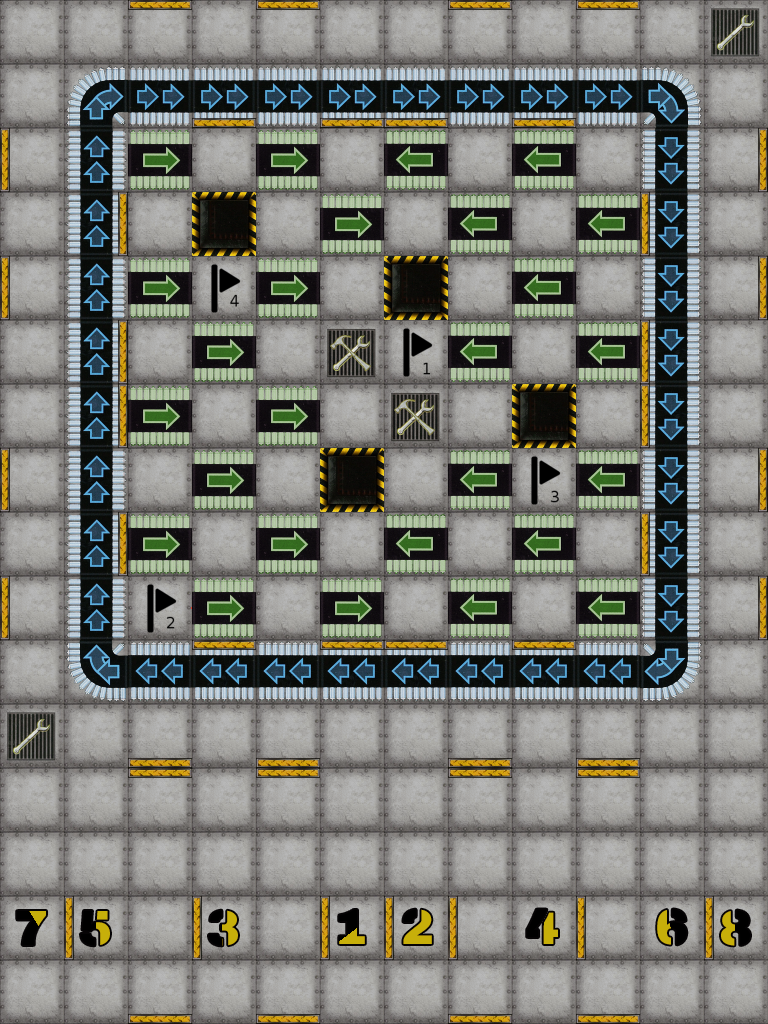

Rendered tile map (Tiled .tmx) drawn with the repository's tilesets; below, a short description and the full map source, tile grids included:
An orthogonal 12x16 tile map with 64x64 px tiles, 14 tile layers (Board, Start, Flag, Hole, ...).

<map version="1.5" tiledversion="1.6.0" orientation="orthogonal" renderorder="right-down" compressionlevel="0" width="12" height="16" tilewidth="64" tileheight="64" infinite="0" nextlayerid="15" nextobjectid="1">
 <tileset firstgid="1" source="tiles.tsx" />
 <layer id="2" name="Board" width="12" height="16">
  <data encoding="csv">
5,5,5,5,5,5,5,5,5,5,5,5,
5,5,5,5,5,5,5,5,5,5,5,5,
5,5,5,5,5,5,5,5,5,5,5,5,
5,5,5,5,5,5,5,5,5,5,5,5,
5,5,5,5,5,5,5,5,5,5,5,5,
5,5,5,5,5,5,5,5,5,5,5,5,
5,5,5,5,5,5,5,5,5,5,5,5,
5,5,5,5,5,5,5,5,5,5,5,5,
5,5,5,5,5,5,5,5,5,5,5,5,
5,5,5,5,5,5,5,5,5,5,5,5,
5,5,5,5,5,5,5,5,5,5,5,5,
5,5,5,5,5,5,5,5,5,5,5,5,
5,5,5,5,5,5,5,5,5,5,5,5,
5,5,5,5,5,5,5,5,5,5,5,5,
5,5,5,5,5,5,5,5,5,5,5,5,
5,5,5,5,5,5,5,5,5,5,5,5
</data>
 </layer>
 <layer id="7" name="Start" width="12" height="16">
  <data encoding="csv">
0,0,0,0,0,0,0,0,0,0,0,0,
0,0,0,0,0,0,0,0,0,0,0,0,
0,0,0,0,0,0,0,0,0,0,0,0,
0,0,0,0,0,0,0,0,0,0,0,0,
0,0,0,0,0,0,0,0,0,0,0,0,
0,0,0,0,0,0,0,0,0,0,0,0,
0,0,0,0,0,0,0,0,0,0,0,0,
0,0,0,0,0,0,0,0,0,0,0,0,
0,0,0,0,0,0,0,0,0,0,0,0,
0,0,0,0,0,0,0,0,0,0,0,0,
0,0,0,0,0,0,0,0,0,0,0,0,
0,0,0,0,0,0,0,0,0,0,0,0,
0,0,0,0,0,0,0,0,0,0,0,0,
0,0,0,0,0,0,0,0,0,0,0,0,
131,129,0,123,0,121,122,0,124,0,130,132,
0,0,0,0,0,0,0,0,0,0,0,0
</data>
 </layer>
 <layer id="8" name="Flag" width="12" height="16">
  <data encoding="csv">
0,0,0,0,0,0,0,0,0,0,0,0,
0,0,0,0,0,0,0,0,0,0,0,0,
0,0,0,0,0,0,0,0,0,0,0,0,
0,0,0,0,0,0,0,0,0,0,0,0,
0,0,0,79,0,0,0,0,0,0,0,0,
0,0,0,0,0,0,55,0,0,0,0,0,
0,0,0,0,0,0,0,0,0,0,0,0,
0,0,0,0,0,0,0,0,71,0,0,0,
0,0,0,0,0,0,0,0,0,0,0,0,
0,0,63,0,0,0,0,0,0,0,0,0,
0,0,0,0,0,0,0,0,0,0,0,0,
0,0,0,0,0,0,0,0,0,0,0,0,
0,0,0,0,0,0,0,0,0,0,0,0,
0,0,0,0,0,0,0,0,0,0,0,0,
0,0,0,0,0,0,0,0,0,0,0,0,
0,0,0,0,0,0,0,0,0,0,0,0
</data>
 </layer>
 <layer id="9" name="Hole" width="12" height="16">
  <data encoding="csv">
0,0,0,0,0,0,0,0,0,0,0,0,
0,0,0,0,0,0,0,0,0,0,0,0,
0,0,0,0,0,0,0,0,0,0,0,0,
0,0,0,6,0,0,0,0,0,0,0,0,
0,0,0,0,0,0,6,0,0,0,0,0,
0,0,0,0,0,0,0,0,0,0,0,0,
0,0,0,0,0,0,0,0,6,0,0,0,
0,0,0,0,0,6,0,0,0,0,0,0,
0,0,0,0,0,0,0,0,0,0,0,0,
0,0,0,0,0,0,0,0,0,0,0,0,
0,0,0,0,0,0,0,0,0,0,0,0,
0,0,0,0,0,0,0,0,0,0,0,0,
0,0,0,0,0,0,0,0,0,0,0,0,
0,0,0,0,0,0,0,0,0,0,0,0,
0,0,0,0,0,0,0,0,0,0,0,0,
0,0,0,0,0,0,0,0,0,0,0,0
</data>
 </layer>
 <layer id="10" name="Repair" width="12" height="16">
  <data encoding="csv">
0,0,0,0,0,0,0,0,0,0,0,15,
0,0,0,0,0,0,0,0,0,0,0,0,
0,0,0,0,0,0,0,0,0,0,0,0,
0,0,0,0,0,0,0,0,0,0,0,0,
0,0,0,0,0,0,0,0,0,0,0,0,
0,0,0,0,0,0,0,0,0,0,0,0,
0,0,0,0,0,0,0,0,0,0,0,0,
0,0,0,0,0,0,0,0,0,0,0,0,
0,0,0,0,0,0,0,0,0,0,0,0,
0,0,0,0,0,0,0,0,0,0,0,0,
0,0,0,0,0,0,0,0,0,0,0,0,
15,0,0,0,0,0,0,0,0,0,0,0,
0,0,0,0,0,0,0,0,0,0,0,0,
0,0,0,0,0,0,0,0,0,0,0,0,
0,0,0,0,0,0,0,0,0,0,0,0,
0,0,0,0,0,0,0,0,0,0,0,0
</data>
 </layer>
 <layer id="11" name="Upgrade" width="12" height="16">
  <data encoding="csv">
0,0,0,0,0,0,0,0,0,0,0,0,
0,0,0,0,0,0,0,0,0,0,0,0,
0,0,0,0,0,0,0,0,0,0,0,0,
0,0,0,0,0,0,0,0,0,0,0,0,
0,0,0,0,0,0,0,0,0,0,0,0,
0,0,0,0,0,7,0,0,0,0,0,0,
0,0,0,0,0,0,7,0,0,0,0,0,
0,0,0,0,0,0,0,0,0,0,0,0,
0,0,0,0,0,0,0,0,0,0,0,0,
0,0,0,0,0,0,0,0,0,0,0,0,
0,0,0,0,0,0,0,0,0,0,0,0,
0,0,0,0,0,0,0,0,0,0,0,0,
0,0,0,0,0,0,0,0,0,0,0,0,
0,0,0,0,0,0,0,0,0,0,0,0,
0,0,0,0,0,0,0,0,0,0,0,0,
0,0,0,0,0,0,0,0,0,0,0,0
</data>
 </layer>
 <layer id="12" name="Gear" width="12" height="16">
  <data encoding="csv">
0,0,0,0,0,0,0,0,0,0,0,0,
0,0,0,0,0,0,0,0,0,0,0,0,
0,0,0,0,0,0,0,0,0,0,0,0,
0,0,0,0,0,0,0,0,0,0,0,0,
0,0,0,0,0,0,0,0,0,0,0,0,
0,0,0,0,0,0,0,0,0,0,0,0,
0,0,0,0,0,0,0,0,0,0,0,0,
0,0,0,0,0,0,0,0,0,0,0,0,
0,0,0,0,0,0,0,0,0,0,0,0,
0,0,0,0,0,0,0,0,0,0,0,0,
0,0,0,0,0,0,0,0,0,0,0,0,
0,0,0,0,0,0,0,0,0,0,0,0,
0,0,0,0,0,0,0,0,0,0,0,0,
0,0,0,0,0,0,0,0,0,0,0,0,
0,0,0,0,0,0,0,0,0,0,0,0,
0,0,0,0,0,0,0,0,0,0,0,0
</data>
 </layer>
 <layer id="6" name="Conveyor" width="12" height="16">
  <data encoding="csv">
0,0,0,0,0,0,0,0,0,0,0,0,
0,19,14,14,14,14,14,14,14,14,20,0,
0,13,52,0,52,0,51,0,51,0,21,0,
0,13,0,0,0,52,0,51,0,51,21,0,
0,13,52,0,52,0,0,0,51,0,21,0,
0,13,0,52,0,0,0,51,0,51,21,0,
0,13,52,0,52,0,0,0,0,0,21,0,
0,13,0,52,0,0,0,51,0,51,21,0,
0,13,52,0,52,0,51,0,51,0,21,0,
0,13,0,52,0,52,0,51,0,51,21,0,
0,27,22,22,22,22,22,22,22,22,28,0,
0,0,0,0,0,0,0,0,0,0,0,0,
0,0,0,0,0,0,0,0,0,0,0,0,
0,0,0,0,0,0,0,0,0,0,0,0,
0,0,0,0,0,0,0,0,0,0,0,0,
0,0,0,0,0,0,0,0,0,0,0,0
</data>
 </layer>
 <layer id="14" name="LaserDouble" width="12" height="16">
  <data encoding="csv">
0,0,0,0,0,0,0,0,0,0,0,0,
0,0,0,0,0,0,0,0,0,0,0,0,
0,0,0,0,0,0,0,0,0,0,0,0,
0,0,0,0,0,0,0,0,0,0,0,0,
0,0,0,0,0,0,0,0,0,0,0,0,
0,0,0,0,0,0,0,0,0,0,0,0,
0,0,0,0,0,0,0,0,0,0,0,0,
0,0,0,0,0,0,0,0,0,0,0,0,
0,0,0,0,0,0,0,0,0,0,0,0,
0,0,0,0,0,0,0,0,0,0,0,0,
0,0,0,0,0,0,0,0,0,0,0,0,
0,0,0,0,0,0,0,0,0,0,0,0,
0,0,0,0,0,0,0,0,0,0,0,0,
0,0,0,0,0,0,0,0,0,0,0,0,
0,0,0,0,0,0,0,0,0,0,0,0,
0,0,0,0,0,0,0,0,0,0,0,0
</data>
 </layer>
 <layer id="5" name="Laser" width="12" height="16">
  <data encoding="csv">
0,0,0,0,0,0,0,0,0,0,0,0,
0,0,0,0,0,0,0,0,0,0,0,0,
0,0,0,0,0,0,0,0,0,0,0,0,
0,0,0,0,0,0,0,0,0,0,0,0,
0,0,0,0,0,0,0,0,0,0,0,0,
0,0,0,0,0,0,0,0,0,0,0,0,
0,0,0,0,0,0,0,0,0,0,0,0,
0,0,0,0,0,0,0,0,0,0,0,0,
0,0,0,0,0,0,0,0,0,0,0,0,
0,0,0,0,0,0,0,0,0,0,0,0,
0,0,0,0,0,0,0,0,0,0,0,0,
0,0,0,0,0,0,0,0,0,0,0,0,
0,0,0,0,0,0,0,0,0,0,0,0,
0,0,0,0,0,0,0,0,0,0,0,0,
0,0,0,0,0,0,0,0,0,0,0,0,
0,0,0,0,0,0,0,0,0,0,0,0
</data>
 </layer>
 <layer id="4" name="LaserWall" width="12" height="16">
  <data encoding="csv">
0,0,0,0,0,0,0,0,0,0,0,0,
0,0,0,0,0,0,0,0,0,0,0,0,
0,0,0,0,0,0,0,0,0,0,0,0,
0,0,0,0,0,0,0,0,0,0,0,0,
0,0,0,0,0,0,0,0,0,0,0,0,
0,0,0,0,0,0,0,0,0,0,0,0,
0,0,0,0,0,0,0,0,0,0,0,0,
0,0,0,0,0,0,0,0,0,0,0,0,
0,0,0,0,0,0,0,0,0,0,0,0,
0,0,0,0,0,0,0,0,0,0,0,0,
0,0,0,0,0,0,0,0,0,0,0,0,
0,0,0,0,0,0,0,0,0,0,0,0,
0,0,0,0,0,0,0,0,0,0,0,0,
0,0,0,0,0,0,0,0,0,0,0,0,
0,0,0,0,0,0,0,0,0,0,0,0,
0,0,0,0,0,0,0,0,0,0,0,0
</data>
 </layer>
 <layer id="13" name="Pusher" width="12" height="16">
  <data encoding="csv">
0,0,0,0,0,0,0,0,0,0,0,0,
0,0,0,0,0,0,0,0,0,0,0,0,
0,0,0,0,0,0,0,0,0,0,0,0,
0,0,0,0,0,0,0,0,0,0,0,0,
0,0,0,0,0,0,0,0,0,0,0,0,
0,0,0,0,0,0,0,0,0,0,0,0,
0,0,0,0,0,0,0,0,0,0,0,0,
0,0,0,0,0,0,0,0,0,0,0,0,
0,0,0,0,0,0,0,0,0,0,0,0,
0,0,0,0,0,0,0,0,0,0,0,0,
0,0,0,0,0,0,0,0,0,0,0,0,
0,0,0,0,0,0,0,0,0,0,0,0,
0,0,0,0,0,0,0,0,0,0,0,0,
0,0,0,0,0,0,0,0,0,0,0,0,
0,0,0,0,0,0,0,0,0,0,0,0,
0,0,0,0,0,0,0,0,0,0,0,0
</data>
 </layer>
 <layer id="3" name="Wall" width="12" height="16">
  <data encoding="csv">
0,0,31,0,31,0,0,31,0,31,0,0,
0,0,0,29,0,29,29,0,29,0,0,0,
30,0,0,0,0,0,0,0,0,0,0,23,
0,23,0,0,0,0,0,0,0,0,30,0,
30,0,0,0,0,0,0,0,0,0,0,23,
0,23,0,0,0,0,0,0,0,0,30,0,
0,23,0,0,0,0,0,0,0,0,30,0,
30,0,0,0,0,0,0,0,0,0,0,23,
0,23,0,0,0,0,0,0,0,0,30,0,
30,0,0,0,0,0,0,0,0,0,0,23,
0,0,0,31,0,31,31,0,31,0,0,0,
0,0,29,0,29,0,0,29,0,29,0,0,
0,0,31,0,31,0,0,31,0,31,0,0,
0,0,0,0,0,0,0,0,0,0,0,0,
0,30,0,30,0,30,30,30,0,30,0,30,
0,0,29,0,29,0,0,29,0,29,0,0
</data>
 </layer>
 <layer id="1" name="Player" width="12" height="16">
  <data encoding="csv">
0,0,0,0,0,0,0,0,0,0,0,0,
0,0,0,0,0,0,0,0,0,0,0,0,
0,0,0,0,0,0,0,0,0,0,0,0,
0,0,0,0,0,0,0,0,0,0,0,0,
0,0,0,0,0,0,0,0,0,0,0,0,
0,0,0,0,0,0,0,0,0,0,0,0,
0,0,0,0,0,0,0,0,0,0,0,0,
0,0,0,0,0,0,0,0,0,0,0,0,
0,0,0,0,0,0,0,0,0,0,0,0,
0,0,0,0,0,0,0,0,0,0,0,0,
0,0,0,0,0,0,0,0,0,0,0,0,
0,0,0,0,0,0,0,0,0,0,0,0,
0,0,0,0,0,0,0,0,0,0,0,0,
0,0,0,0,0,0,0,0,0,0,0,0,
0,0,0,0,0,0,0,0,0,0,0,0,
0,0,0,0,0,0,0,0,0,0,0,0
</data>
 </layer>
</map>
